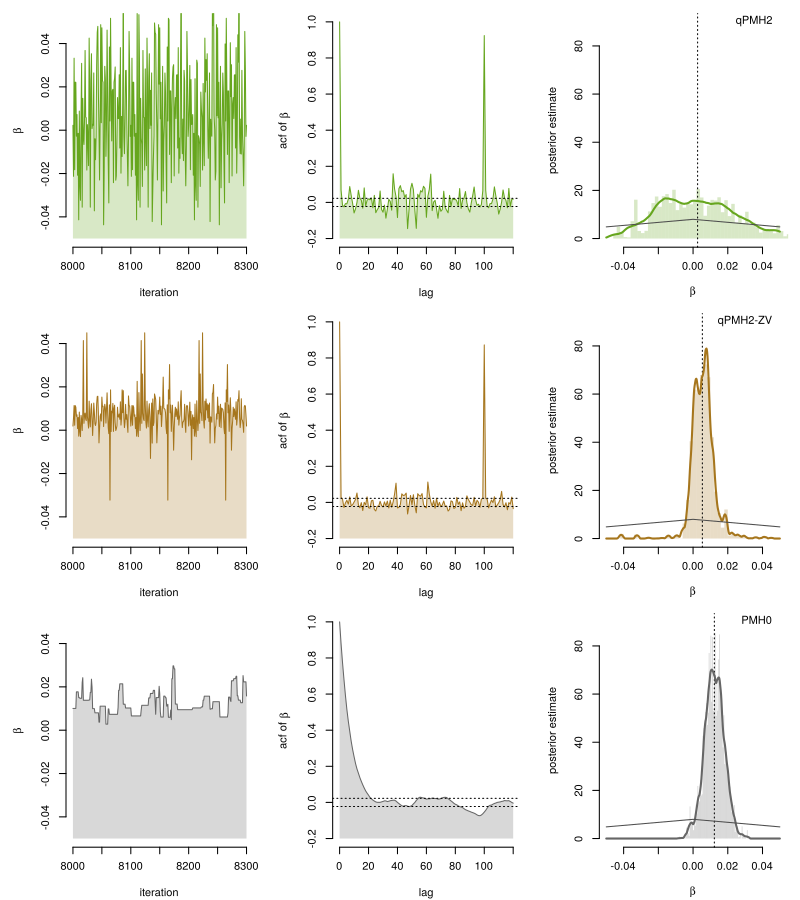

Generate this figure with R:
##############################################################################
##############################################################################
# Example 4.1
# Particle Metropolis-Hastings for Swedish inflation/unemployment
# Reproduces Figure 4.5
#
# Copyright (c) 2016 Johan Dahlin [ johan.dahlin (at) liu.se ]
# Distributed under the MIT license.
#
##############################################################################
##############################################################################


#setwd("~/projects/phd-thesis/thesis-figures/ex-philips")

# Setup plot colors
library("RColorBrewer")
plotColors = brewer.pal(8, "Dark2");

# Settings for plotting
nMCMC   = 10000;
burnin  = 2500;
plotM   = seq(burnin,nMCMC,1)
toPlot  = seq(8000,8300,1)

# Set working directory and read the results from file
dpmh1 <- as.numeric( read.table("qpmh2/philips_post_qpmh2.csv",header=F,sep=",")[,3]   )
dpmh2 <- c( rep(0,2500), as.numeric( read.table("qpmh2/philips_post_qpmh2zv.csv",header=F,sep=",")[,3] ) )
dpmh3 <- as.numeric( read.table("pmh0/philips_th_posterior.csv",header=T,sep=",")$th2  )

cairo_pdf("ex-philips-qpmh2.pdf",  height = 9, width = 8)

layout(matrix(1:9, 3, 3, byrow = FALSE))  
par(mar=c(4,5,1,1)) 

# Trace plots and ACFs
plot(toPlot,dpmh1[toPlot],type="l",ylab=expression(beta),xlab="iteration",col=plotColors[5],bty="n",ylim=c(-0.05,0.05));
polygon(c(toPlot,rev(toPlot)),c(dpmh1[toPlot],rep(-0.050,length(toPlot))),border=NA,col=rgb(t(col2rgb(plotColors[5]))/256,alpha=0.25))

plot(toPlot,dpmh2[toPlot],type="l",ylab=expression(beta),xlab="iteration",col=plotColors[7],bty="n",ylim=c(-0.05,0.05));
polygon(c(toPlot,rev(toPlot)),c(dpmh2[toPlot],rep(-0.050,length(toPlot))),border=NA,col=rgb(t(col2rgb(plotColors[7]))/256,alpha=0.25))

plot(toPlot,dpmh3[toPlot],type="l",ylab=expression(beta),xlab="iteration",col=plotColors[8],bty="n",ylim=c(-0.05,0.05))
polygon(c(toPlot,rev(toPlot)),c(dpmh3[toPlot],rep(-0.050,length(toPlot))),border=NA,col=rgb(t(col2rgb(plotColors[8]))/256,alpha=0.25))


foo = acf(dpmh1[burnin:nMCMC],lag.max=120,plot=FALSE);
plot(foo$lag,foo$acf,type="l",ylab=expression("acf of "* beta),col=plotColors[5],lwd=1,xlab="lag",bty="n",ylim=c(-0.2,1))
polygon(c(foo$lag,rev(foo$lag)),c(foo$acf,rep(-0.20,length(foo$lag))),border=NA,col=rgb(t(col2rgb(plotColors[5]))/256,alpha=0.25))
abline(h=-1.96/sqrt(length(dpmh1[burnin:nMCMC])),lty="dotted")
abline(h=1.96/sqrt(length(dpmh1[burnin:nMCMC])),lty="dotted")

foo = acf(dpmh2[burnin:nMCMC],lag.max=120,plot=FALSE);
plot(foo$lag,foo$acf,type="l",ylab=expression("acf of "* beta),col=plotColors[7],lwd=1,xlab="lag",bty="n",ylim=c(-0.2,1))
polygon(c(foo$lag,rev(foo$lag)),c(foo$acf,rep(-0.20,length(foo$lag))),border=NA,col=rgb(t(col2rgb(plotColors[7]))/256,alpha=0.25))
abline(h=-1.96/sqrt(length(dpmh1[burnin:nMCMC])),lty="dotted")
abline(h=1.96/sqrt(length(dpmh1[burnin:nMCMC])),lty="dotted")

foo = acf(dpmh3[burnin:nMCMC],lag.max=120,plot=FALSE);
plot(foo$lag,foo$acf,type="l",ylab=expression("acf of "* beta),col=plotColors[8],lwd=1,xlab="lag",bty="n",ylim=c(-0.2,1))
polygon(c(foo$lag,rev(foo$lag)),c(foo$acf,rep(-0.20,length(foo$lag))),border=NA,col=rgb(t(col2rgb(plotColors[8]))/256,alpha=0.25))
abline(h=-1.96/sqrt(length(dpmh1[burnin:nMCMC])),lty="dotted")
abline(h=1.96/sqrt(length(dpmh1[burnin:nMCMC])),lty="dotted")


# Histograms with kernel density estimates
grid = seq(-0.05,0.05,0.05);
dist = dnorm(grid,0,0.05)

hist(dpmh1[burnin:nMCMC],breaks=floor(sqrt(nMCMC-burnin)),main="",freq=F,col=rgb(t(col2rgb(plotColors[5]))/256,alpha=0.25),border=NA,xlab=expression(beta),ylab="posterior estimate",xlim=c(-0.05,0.05),ylim=c(0,90))
abline(v=mean(dpmh1[burnin:nMCMC]),lty="dotted");
lines(density(dpmh1[burnin:nMCMC],kernel="e",from=-0.05,to=0.05),lwd=2,col=plotColors[5])
lines(grid,dist,lwd=1,col="grey30")
text(0.050,90,pos=2,"qPMH2")

hist(dpmh2[burnin:nMCMC],breaks=floor(sqrt(nMCMC-burnin)),main="",freq=F,col=rgb(t(col2rgb(plotColors[7]))/256,alpha=0.25),border=NA,xlab=expression(beta),ylab="posterior estimate",xlim=c(-0.05,0.05),ylim=c(0,90))
abline(v=mean(dpmh2[burnin:nMCMC]),lty="dotted");
lines(density(dpmh2[burnin:nMCMC],kernel="e",from=-0.05,to=0.05),lwd=2,col=plotColors[7])
lines(grid,dist,lwd=1,col="grey30")
text(0.050,90,pos=2,"qPMH2-ZV")

hist(dpmh3[burnin:nMCMC],breaks=floor(sqrt(nMCMC-burnin)),main="",freq=F,col=rgb(t(col2rgb(plotColors[8]))/256,alpha=0.25),border=NA,xlab=expression(beta),ylab="posterior estimate",xlim=c(-0.05,0.05),ylim=c(0,90))
abline(v=mean(dpmh3[burnin:nMCMC]),lty="dotted");
lines(density(dpmh3[burnin:nMCMC],kernel="e",from=-0.05,to=0.05),lwd=2,col=plotColors[8])
lines(grid,dist,lwd=1,col="grey30")
text(0.050,90,pos=2,"PMH0")

dev.off()
